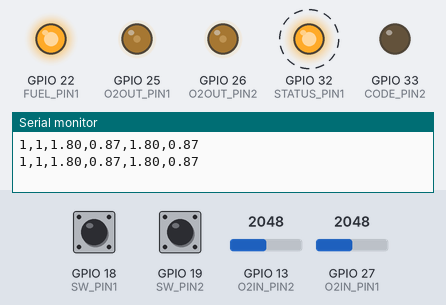
This sketch was run on a simulated ESP32. Shown: output pins drawn as LEDs (lit = HIGH), the last lines printed to the serial monitor. Dashed ring = blinking. The test bench sets the inputs (shaded band); at power-on: GPIO 13 (O2IN_PIN2) = 2048, GPIO 19 (SW_PIN2) HIGH, GPIO 27 (O2IN_PIN1) = 2048, GPIO 18 (SW_PIN1) HIGH. Pins used as bus, display or sensor lines are not drawn.

Above: at 1.4 s.
1.5 s: GPIO 13 (O2IN_PIN2) set to 0
At 2.2 s:
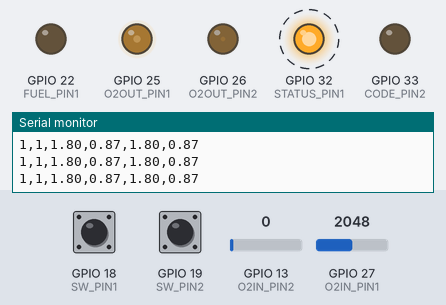
4.7 s: GPIO 19 (SW_PIN2) pulled LOW for 0.75 s
At 5.1 s:
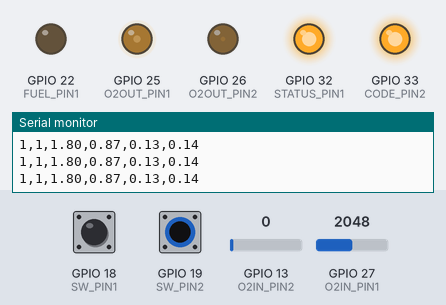
7.9 s: GPIO 27 (O2IN_PIN1) set to 1363
11.1 s: GPIO 27 (O2IN_PIN1) set to 1251
At 12.4 s:
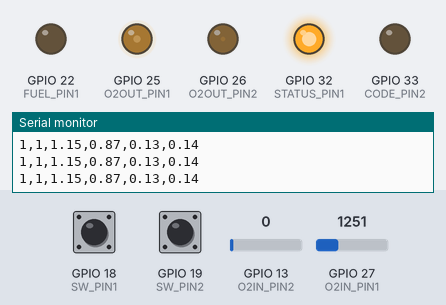
12.7 s: GPIO 27 (O2IN_PIN1) set to 2047
At 13.7 s:
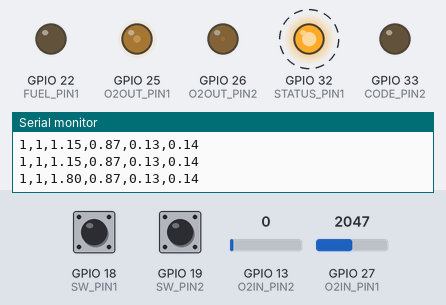
15.9 s: GPIO 27 (O2IN_PIN1) set to 1228
At 16.26 s:
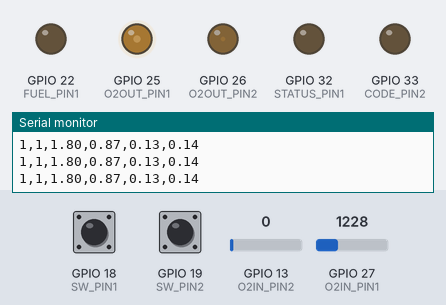
Timing chart, 0 to 18.7 s (numbered marks = the images above; inputs shaded):
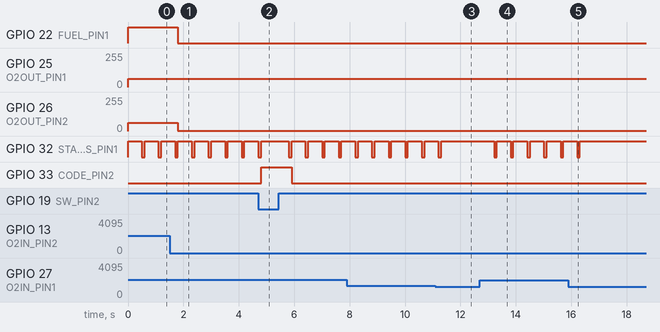

The sketch:

narrowband_shifter2_1.ino
```cpp
///////// Description //////////
/*
  This is a lambda shift device for engines with narrow band sensors.
  Normally, the ECU judges the O2 sensor output of 0.4 to 0.5v as A/F 14.7,
  below 0.4v as lean, and above 0.5v as rich.

  This device receives the output from the O2 sensor at A6, shifts the in_volt1age to be sent to the ECU, and outputs it to D3.
  Three different values are shifted by switches.
  -SW1 On: A/F ratio 14.0 Best power
  -SW2 On: A/F ratio 15.4 Best economy
  SW Off: A/F Ratio: 14.7 Stock The amount to be shifted can be adjusted by changing variables.

  STATUS_LED
  For detecting O2 sensor failure and checking switch settings.
  When the O2 sensor input is 0.1v or less (when the engine is stopped), the following operation is performed.
  -SW1 on: Flashes every 0.2 seconds
  -SW2 on: Flashes every 1 second
  -SW off: Flashes every 0.5 sec.
  If the blinking continues even after the engine is turned on, there is a possibility of 02 sensor failure.
  If the blinking interval does not change even after switching the switch, the switch may be faulty.

  Fuel_LED
  Lights up when the rich signal is sent to the ECU. You can check if it is working properly as a system.
  If the light does not come on when the engine is started and the accelerator pedal is opened, there may be some kind of error.
*/

///// A/F Config /////
// If you want to change A/F, Change value.
//-0.30 15.4
//-0.20 15.1
//-0.10 14.9
// 0.00 14.7
// 0.10 14.5
// 0.20 14.3
// 0.30 14.0
// 0.40 13.6-

const float sw1_shift = 0.30;
const float sw2_shift = 0.40;
const float swoff_shift = 0;

////////// Program ///////////
///// Update duration ////
const int update_frequency = 100;

//These are HW configuration.  Don't change this value
//
const int O2IN_PIN1 = 27;
const int O2IN_PIN2 = 13;
const int O2OUT_PIN1 = 25;
const int O2OUT_PIN2 = 26;
const int SW_PIN1 = 18;
const int SW_PIN2 = 19;
const int STATUS_PIN1 = 32;
const int FUEL_PIN1 = 22;
const int CODE_PIN1 = 23;
const int CODE_PIN2 = 33;

const int out_duty_low = 3;
const int out_duty_mid = 29;
const int out_duty_high = 63;
const float  min_volt1 = 0.14;

////////// Execution Part //////////
void setup() {
  Serial.begin( 9600 );
  pinMode( STATUS_PIN1, OUTPUT );
  pinMode( O2OUT_PIN1, OUTPUT );
  pinMode( O2OUT_PIN2, OUTPUT );
  pinMode( SW_PIN1, INPUT_PULLUP );
  pinMode( SW_PIN2, INPUT_PULLUP );
  pinMode( CODE_PIN1, OUTPUT );
  pinMode( CODE_PIN2, OUTPUT );

  ledcSetup(0, 12800, 8);
  ledcAttachPin(FUEL_PIN1, 0);
}

void loop() {
  //  digitalWrite(FUEL_PIN1, HIGH);
  int o2_value1 = analogRead( O2IN_PIN1 );
  int o2_value2 = analogRead( O2IN_PIN2 );
  int sw1_value = digitalRead( SW_PIN1 );
  int sw2_value = digitalRead( SW_PIN2 );
  //  float in_volt1 = o2_value1 * 3.9 / 4096.0;
  //  float in_volt1 = (o2_value1 + 161) / 1260.0;
  float in_volt1 = (o2_value1 + 161) / 1230.0;
  float in_volt2 = (o2_value2 + 161) / 1230.0;

  float out_volt;
  float serial_out_volt1;
  float serial_out_volt2;


  // Status LED turning on
  digitalWrite(STATUS_PIN1, HIGH);

  ///// SW1
  // Cording Plug
  digitalWrite(CODE_PIN1, HIGH );
  digitalWrite(CODE_PIN2, LOW );

  if (sw1_value == 0 ) {
    // OUTPUT to ECU and Rich LED
    serial_out_volt1 = out_proc(in_volt1, sw1_shift, O2OUT_PIN1);
    serial_out_volt2 = out_proc(in_volt2, sw1_shift, O2OUT_PIN2);

    // STATUS LED　
    if (in_volt1 < min_volt1 || in_volt1 > 1.2) {
      delay(200);
      digitalWrite(STATUS_PIN1, LOW );
    }
  }

  ///// SW OFF
  if (sw1_value == 1 && sw2_value == 1 ) {
    // Cording Plug
    digitalWrite(CODE_PIN1, LOW );
    digitalWrite(CODE_PIN2, LOW );

    // OUTPUT to ECU and Rich LED
    serial_out_volt1 = out_proc(in_volt1, swoff_shift, O2OUT_PIN1);
    serial_out_volt2 = out_proc(in_volt2, swoff_shift, O2OUT_PIN2);


    ///// STATUS LED　
    if (in_volt1 < min_volt1 || in_volt1 > 1.2) {
      delay(500);
      digitalWrite(STATUS_PIN1, LOW);
    }
  }

  // SW2
  if (sw2_value == 0 ) {
    // Cording Plug
    digitalWrite(CODE_PIN1, LOW );
    digitalWrite(CODE_PIN2, HIGH );

    // OUTPUT to ECU and Rich LED
    serial_out_volt1 = out_proc(in_volt1, sw2_shift, O2OUT_PIN1);
    serial_out_volt2 = out_proc(in_volt2, sw2_shift, O2OUT_PIN2);

    // STATUS LED　
    if (in_volt1 < min_volt1 || in_volt1 > 1.2) {
      delay(1000);
      digitalWrite(STATUS_PIN1, LOW);
    }
  }
  // for logging //
  Serial.print( sw1_value );
  Serial.print( "," );
  Serial.print( sw2_value );
  Serial.print( "," );
  Serial.print( in_volt1 );
  Serial.print( "," );
  Serial.print ( serial_out_volt1 );
  Serial.print( "," );
  Serial.print( in_volt2 );
  Serial.print( "," );
  Serial.println ( serial_out_volt2 );

  // Duration of update in_volt1age value
  delay(update_frequency);
}

//The voltage from the 02 sensor is input, the shift amount is added to the set air-fuel ratio,
//the output voltage to the ECU, and the FUEL LED is turned on or off.
float out_proc (float in_volt, float shift_value, int out_pin) {
  float out_volt;

  if (in_volt <= 0.43 + shift_value) {
    ledcWrite(0, 0 );
    dacWrite( out_pin, out_duty_low);
    out_volt = (out_duty_low + 9.0) / 83.0;
  }
  if (in_volt >= 0.43 + shift_value && in_volt < 0.47 + shift_value) {
    ledcWrite(0, 40 );
    dacWrite( out_pin, out_duty_mid);
    out_volt = (out_duty_mid + 9.0) / 83.0;
  }
  if (in_volt >= 0.47 + shift_value) {
    ledcWrite(0, 255 );
    dacWrite( out_pin, out_duty_high);
    out_volt = (out_duty_high + 9.0) / 83.0;
  }
  return (out_volt);
}
```

Measured:
- the behaviour switches between 1315 and 1314 on GPIO 27 (O2IN_PIN1) (found by bisection; images 2 and 3)
- after the input at 1.5 s, GPIO 22 (FUEL_PIN1): HIGH → LOW after 0.30 s; GPIO 26 (O2OUT_PIN2): 63/255 → 3/255 after 0.30 s
- after the input at 4.7 s, GPIO 33 (CODE_PIN2): LOW → HIGH after 0.10 s, → LOW 1.1 s later
- after the input at 11.1 s, GPIO 32 (STATUS_PIN1): goes on until 11.3 s, then stays HIGH
- after the input at 12.7 s, GPIO 32 (STATUS_PIN1): alternates HIGH for 0.50 s and LOW for 0.10 s, starting after 0.51 s
- after the input at 15.9 s, GPIO 32 (STATUS_PIN1): goes on until 16.3 s, then stays HIGH
- by itself, GPIO 32 (STATUS_PIN1): alternates HIGH for 0.50 s and LOW for 0.10 s
